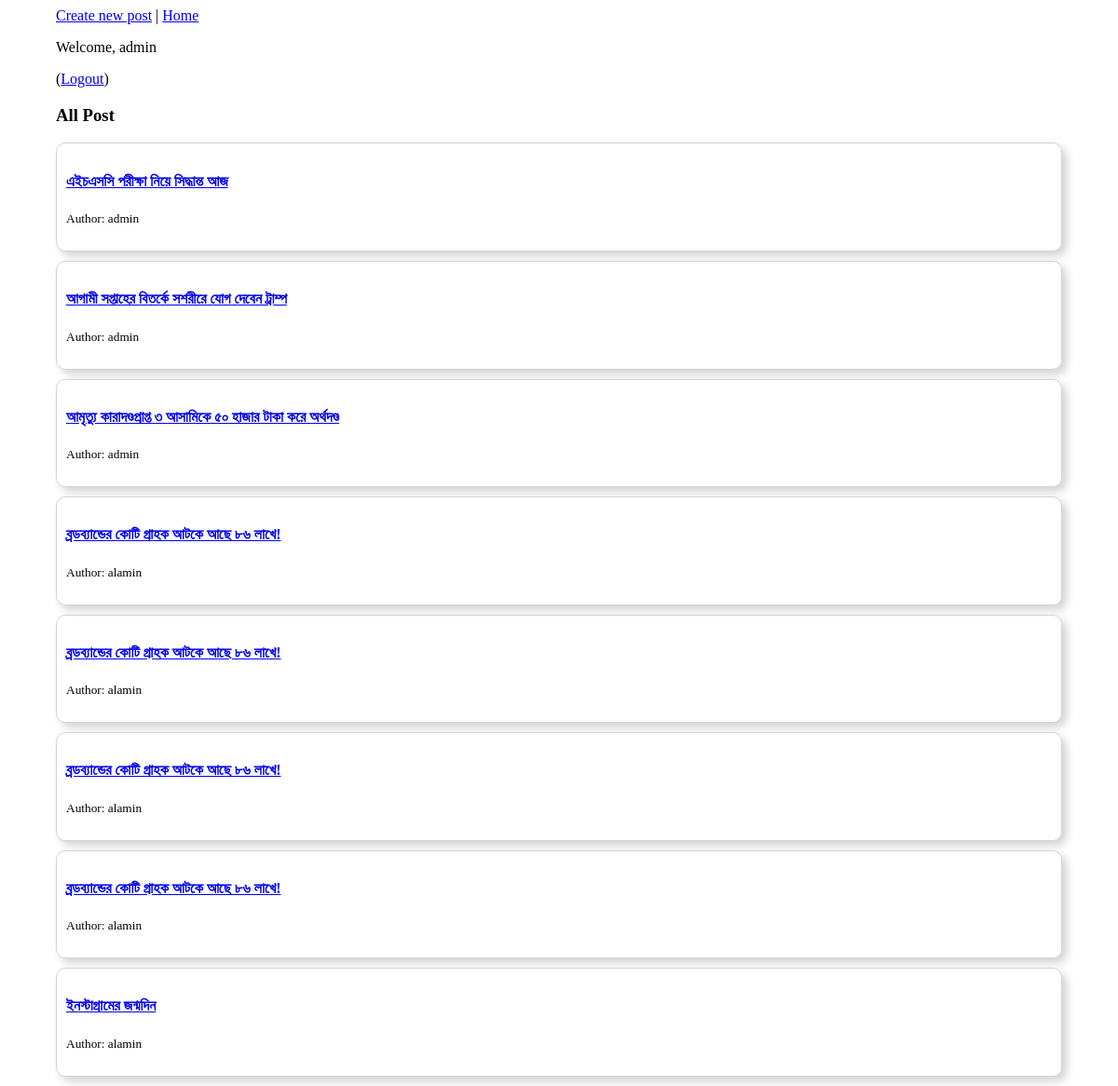
The app's page / (signed in) with its own data.
### blog/models.py (models this page shows, shortened)
class Post(models.Model):
    title = models.CharField(blank=False, max_length=200)
    author = models.ForeignKey('auth.User', on_delete=models.CASCADE)
    body = models.TextField(blank=False)
    created_date = models.DateTimeField(auto_now_add=True)
    updated_date = models.DateTimeField(auto_now=True)
    slug = AutoSlugField(populate_from=lambda instance: instance.title,
                         unique_with=['title', 'author'],
                         slugify=lambda value: value.replace(' ','-'),
                          )

### blog/views.py (the view)
# urls.py: path('', PostListView.as_view(), name='home'),
class PostListView(ListView):
    context_object_name = 'all_post'
    model = Post
    template_name = 'blog/home.html'

### templates/blog/home.html
{% extends "blog/base.html" %}
{% block content_block %}
<h3>All Post</h3>
{% for post in all_post %}
  <div class="">
    <h4><a href="{% url 'blog:detail' post.slug %}">{{post.title}}</a> </h4>
    <p> <small> Author: {{post.author}}</small> </p>
  </div>
{% endfor %}
{% endblock %}

### templates/blog/base.html (shortened to what this page needs)
{% load static %}
<!DOCTYPE html>
<html lang="en" dir="ltr">
  <head>
    <link rel="stylesheet" href="{% static "style.css" %}">
  </head>
  <body>
    {% if user is not user.is_authenticated %}
      <a href="{% url 'blog:create_post' %}">Create new post</a> | <a href="{% url 'blog:home' %}">Home</a>
    {% else %}
      <a href="{% url 'login' %}">Log In</a>
    {% endif %}
    {% if user.is_authenticated %}
      <p>Welcome, {{user.username}}</p> (<a href="{% url 'logout' %}">Logout</a>)
    {% else %}
      <p>You are not loged in</p>
      <a href="{% url 'login' %}">Log In</a>
    {% endif %}
    {% block content_block %}
    {% endblock %}
  </body>
</html>

### static/style.css (style rules this page uses)
*, *:before, *:after { -webkit-box-sizing: border-box; -moz-box-sizing: border-box; box-sizing: border-box; }
body { margin-left: auto; margin-right: auto; width: 90%; }
div { border: 1px solid lightgrey; border-radius: 10px; box-shadow: 5px 5px 10px lightgrey; padding: 10px; margin-top: 10px; margin-bottom: 10px; }

### records on screen
Post: title "এইচএসসি পরীক্ষা নিয়ে সিদ্ধান্ত আজ", author "admin"
Post: title "আগামী সপ্তাহের বিতর্কে সশরীরে যোগ দেবেন ট্রাম্প", author "admin"
Post: title "আমৃত্যু কারাদণ্ডপ্রাপ্ত ৩ আসামিকে ৫০ হাজার টাকা করে অর্থদণ্ড", author "admin"
Post: title "ব্রডব্যান্ডের কোটি গ্রাহক আটকে আছে ৮৬ লাখে!", author "alamin"
Post: title "ব্রডব্যান্ডের কোটি গ্রাহক আটকে আছে ৮৬ লাখে!", author "alamin"
Post: title "ব্রডব্যান্ডের কোটি গ্রাহক আটকে আছে ৮৬ লাখে!", author "alamin"
Post: title "ব্রডব্যান্ডের কোটি গ্রাহক আটকে আছে ৮৬ লাখে!", author "alamin"
Post: title "ইনস্টাগ্রামের জন্মদিন", author "alamin"

### other values on screen
{{ user.username }} "admin"
